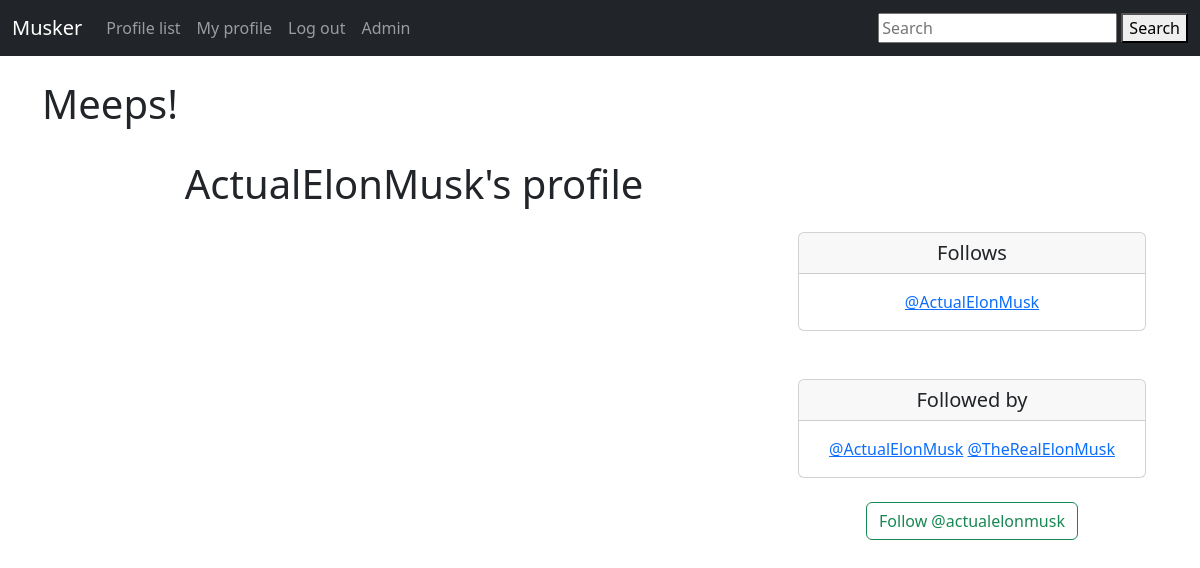
The page /profile/8 (signed in) on the database its author committed.
### musker/models.py (models this page shows)
class Profile(models.Model):
    user = models.OneToOneField(User, on_delete=models.CASCADE)
    follows = models.ManyToManyField('self', related_name='followed_by', symmetrical=False, blank=True)
    date_modified = models.DateTimeField(User, auto_now=True)
    def __str__(self):
        return self.user.username

### musker/views.py (the view, shortened to what this page needs)
# urls.py: path('profile/<int:pk>', views.profile, name='profile'),
def profile(request, pk):
    if request.user.is_authenticated:
        profile = Profile.objects.get(user_id=pk)
        meeps = Meep.objects.filter(user_id=pk).order_by('-created_at')
        return render(request, 'profile.html', {
            'profile': profile,
            'meeps': meeps
        })
    else:
        messages.warning(request, 'You must be logged in to view this page.')
        return redirect('home')

### musker/templates/profile.html (shortened to what this page needs)
{% extends 'base.html' %}
{% block content %}
<html lang="en">
<head>
</head>
<body>
    {% if profile %}
        <h1>Meeps!</h1>
        <br>
    <div class="container text-center">
        <div class="row">
            <div class="col-8">
                <h1>{{ profile.user.username }}'s profile</h1>
                <br>
            </div>
            <div class="col-4">
                <br><br><br>
                <div class="card">
                  <h5 class="card-header">Follows</h5>
                  <div class="card-body">
                    <p class="card-text">
                        {% for following in profile.follows.all %}
                            <a href="{% url 'profile' following.user.id %}"> @{{ following }}</a><br>
                        {% endfor %}</p>
                  </div>
                </div>
                <br><br>
                <div class="card">
                  <h5 class="card-header">Followed by</h5>
                  <div class="card-body">
                    <p class="card-text">
                        {% for following in profile.followed_by.all %}
                            <a href="{% url 'profile' following.user.id %}"> @{{ following }}</a>
                        {% endfor %}
                    </p>
                  </div>
                </div>
                <br>
                <form method="post">
                    {% if profile in user.profile.follows.all %}
                        <button class="btn btn-outline-danger" name="follow" value="unfollow" type="submit">
                            Unfollow @{{ profile.user.username|lower }}
                        </button>
                    {% else %}
                        <button class="btn btn-outline-success" name="follow" value="follow" type="submit">
                            Follow @{{ profile.user.username|lower }}
                        </button>
                    {% endif %}
                </form>
            </div>
        </div>
    </div>
    {% endif %}
</body>
</html>
{% endblock %}

### rows shown on the page
Profile: user.username "ActualElonMusk", user.username "actualelonmusk"
Profile: user.username "TheRealElonMusk"
